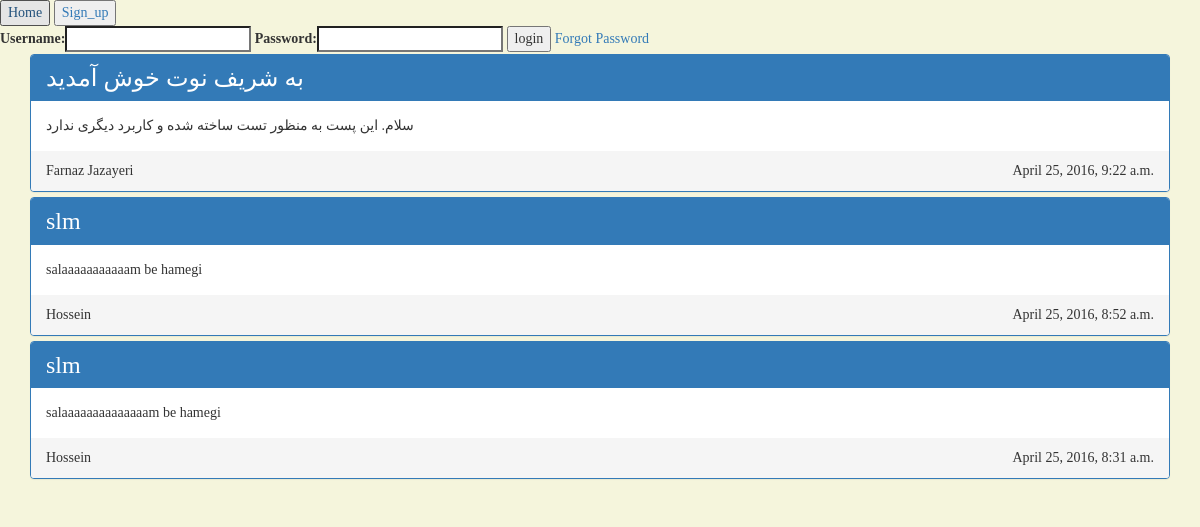
The page / on the database its author committed.
### xnote_base/models.py (models this page shows, shortened)
class Post(models.Model):
    is_public = models.BooleanField(default=False)
    post_type = models.CharField(choices=(
        ('normal', 'Normal'),
        ('quick', 'Quick'),
    ), default='normal', max_length=50)
    title = models.CharField(max_length=100)
    related_tags = models.ManyToManyField(Tag, blank=True)
    context = models.TextField()
    publish_time = models.DateTimeField(default=timezone.now)
    author = models.ForeignKey(SuperConductor, null=True, blank=True)
    event = models.ForeignKey(Event, null=True, blank=True)

class SuperConductor(models.Model):
    real_name = models.CharField(max_length=100, default='Unknown')
    description = models.CharField(max_length=1000, default='Nothing')
    real_type = models.ForeignKey(ContentType)
    url_name = models.CharField(max_length=100, null=True, blank=True)
    is_formal = models.BooleanField(default=False)
    profile_image = models.ImageField(upload_to=PROFILE_IMAGES_PATH, null=True, blank=True)
    def __str__(self):
        return self.real_name

### xnote_base/views.py (the view)
# urls.py: url(r'^$', views.main_page, name='main_page'),
def main_page(request):
    if request.user.is_authenticated():
        user = request.user
        person = Person.objects.get(user__username=user.username)
        post_list = Post.objects.filter(author__in=person.follows.all()).order_by('-publish_time')
        suggestions = SuperConductor.objects.exclude(
            Q(url_name=person.url_name) | Q(followers__url_name=person.url_name))
        if 'platform' in request.GET and request.GET['platform'] == 'android':
            return JsonResponse({
                'user': request.user.first_name + ' ' + request.user.last_name,
                'post_list': serializers.serialize('json', post_list),
                'suggestions': serializers.serialize('json', suggestions),
                'author_list': serializers.serialize('json', person.follows.all()),
            })
        else:
            return render(request, 'xnote_base/userindex.html', {
                'user': request.user,
                'post_list': post_list,
                'suggestions': suggestions,
            })
    else:
        post_list = Post.objects.filter(author__is_formal=True, is_public=True).order_by('-publish_time')
        if 'platform' in request.GET and request.GET['platform'] == 'android':
            return JsonResponse({'post_list': serializers.serialize('json', post_list)})
        else:
            form = LoginForm()
            return render(request, 'xnote_base/index.html', {'post_list': post_list, 'form': form})

### xnote_base/forms.py (shortened to what this page needs)
class LoginForm(forms.Form):
    username = forms.CharField(label='Username', max_length=100)
    password = forms.CharField(label='Password', widget=forms.PasswordInput)

### templates/xnote_base/index.html (shortened to what this page needs)
{% extends 'xnote_base/super_page.html' %}
{% load staticfiles %}
{% block css_and_js %}
    <link rel="stylesheet" href="{% static 'styles/bootstrap.min.css' %}">
    <link type="text/css" rel="stylesheet" href="{% static "styles/index.css" %}"/>
{% endblock %}
{% block body %}
    <div class="container">
        <div class="panel-group">
            {% for post in post_list %}
                <div class="panel panel-primary">
                    <div class="panel-heading">
                        <h3 style="display: inline">{{ post.title }}</h3>
                    </div>
                    <div class="panel-body">
                        {{ post.context }}
                    </div>
                    <div class="panel-footer">
                        <div class="panel-author"> {{ post.author }}</div>
                        <div class="panel-date">{{ post.publish_time }}</div>
                        <br style="clear: both"/>
                    </div>
                </div>
            {% endfor %}
        </div>
    </div>
{% endblock %}

### xnote_base/static/styles/index.css (style rules this page uses)
body { font-family: "cursive"; background-color: beige; overflow-y: scroll; }
.panel-date { float: right; }
.panel-author { width: 10%; display: inline; }

### rows shown on the page
Post: title "به شریف نوت خوش آمدید", context "سلام. این پست به منظور تست ساخته شده و کاربرد دیگری ندارد", author "Farnaz Jazayeri", publish_time "April 25, 2016, 9:22 a.m."
Post: title "slm", context "salaaaaaaaaaaam be hamegi", author "Hossein", publish_time "April 25, 2016, 8:52 a.m."
Post: title "slm", context "salaaaaaaaaaaaaaam be hamegi", author "Hossein", publish_time "April 25, 2016, 8:31 a.m."
